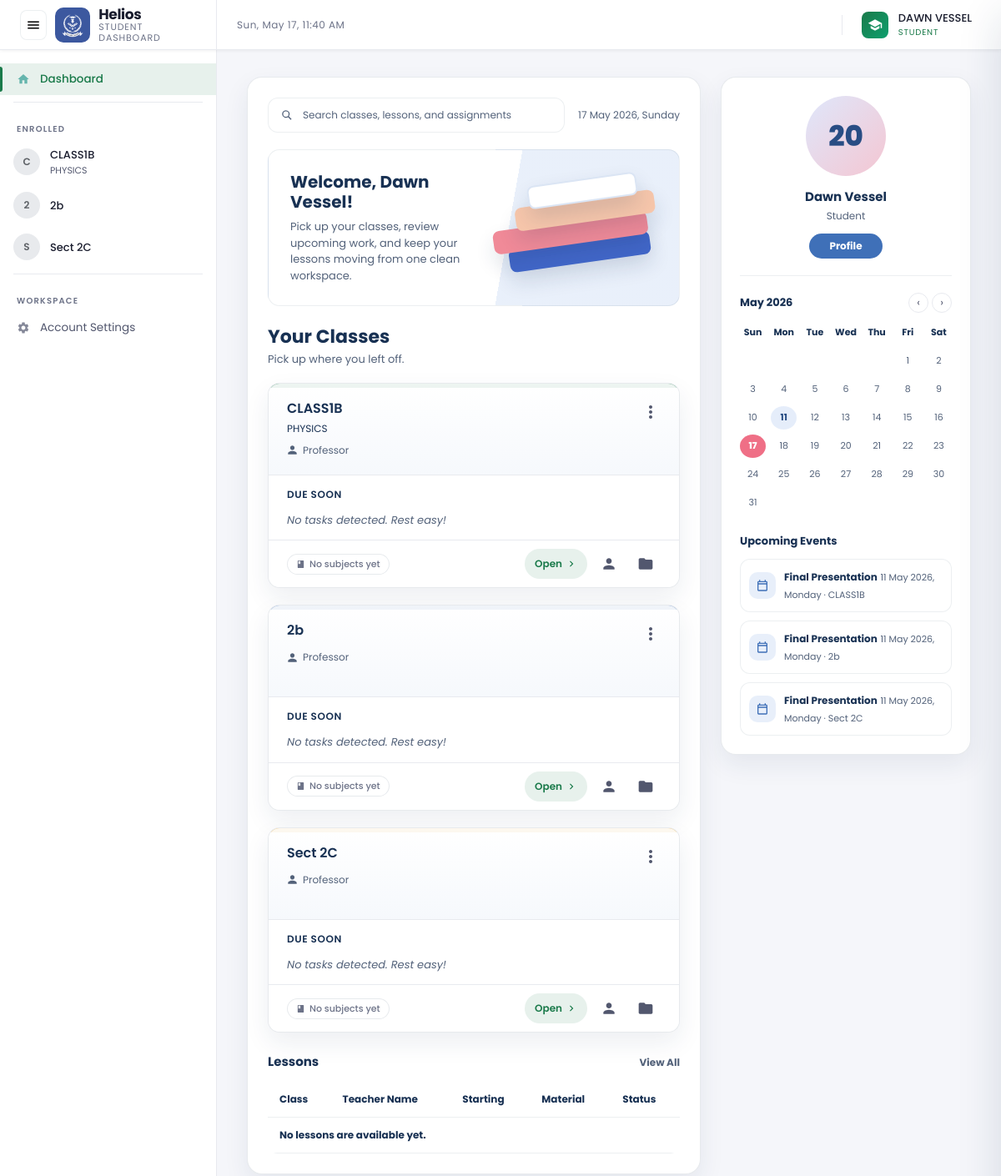
Page /dashboard.php (signed in) on the committed database.
### tables this page shows
CREATE TABLE `users` (
  `id` int(10) UNSIGNED NOT NULL,
  `request_id` varchar(20) NOT NULL COMMENT 'Temp registration ID (REQ-XXXXXXXX), kept for audit trail',
  `authorized_person_id` varchar(36) DEFAULT NULL,
  `firstname` varchar(100) NOT NULL,
  `lastname` varchar(100) NOT NULL,
  `fullname` varchar(201) NOT NULL,
  `phonenumber` varchar(255) NOT NULL COMMENT 'Encrypted at application layer',
  `username` varchar(10) NOT NULL COMMENT 'Permanent ID — YY-XXXX format — set once on approval, NEVER updated',
  `email` varchar(255) NOT NULL COMMENT 'Encrypted at application layer',
  `password` varchar(255) DEFAULT NULL COMMENT 'bcrypt hash — NULL until approved',
  `role` enum('student','faculty','admin') NOT NULL,
  `status` enum('pending','active','disabled') NOT NULL DEFAULT 'pending',
  `activation_request` tinyint(1) NOT NULL DEFAULT 1,
  `registered_at` datetime NOT NULL DEFAULT current_timestamp(),
  `activated_at` datetime DEFAULT NULL COMMENT 'Set when admin approves the account',
  `must_change_password` tinyint(1) NOT NULL DEFAULT 0,
  `temp_password_expires_at` int(11) DEFAULT NULL,
  `disabled_reason` varchar(100) DEFAULT NULL,
  `disabled_at` datetime DEFAULT NULL,
  `otp` varchar(6) DEFAULT NULL,
  `otp_expiry` int(11) DEFAULT NULL,
  `disabled_by` varchar(100) DEFAULT NULL,
  `enabled_by` varchar(100) DEFAULT NULL,
  `enabled_at` datetime DEFAULT NULL,
  `password_changed_at` datetime DEFAULT NULL
);

CREATE TABLE `classes` (
  `id` varchar(20) NOT NULL,
  `name` varchar(200) NOT NULL,
  `subject` varchar(200) NOT NULL,
  `description` text DEFAULT NULL,
  `status` enum('active','archived') NOT NULL DEFAULT 'active',
  `created_at` datetime NOT NULL DEFAULT current_timestamp()
);

### dashboard.php (the view, shortened to what the rows shown need)
<?php
$role = $_SESSION['role'] ?? null;
$usernameRaw = $_SESSION['username'];
$initials    = strtoupper(substr($usernameRaw, 0, 2));
require_once __DIR__ . '/db.php';
$stmtMe = $pdo->prepare("SELECT firstname, lastname, fullname, role FROM users WHERE username = ?");
$stmtMe->execute([$usernameRaw]);
$meRow = $stmtMe->fetch();
$displayName = $meRow['fullname'] ?? $usernameRaw;
$myClasses = [];
if ($role === 'faculty') {
    $stmt = $pdo->prepare("
        SELECT DISTINCT c.*
        FROM classes c
        INNER JOIN subjects s ON s.class_id = c.id
        WHERE s.faculty = ?
    ");
    $stmt->execute([$usernameRaw]);
    $myClasses = $stmt->fetchAll();
} elseif ($role === 'student') {
    $stmt = $pdo->prepare("
        SELECT DISTINCT c.*
        FROM classes c
        JOIN class_members cm ON cm.class_id = c.id
        WHERE cm.username = ?
    ");
    $stmt->execute([$usernameRaw]);
    $myClasses = $stmt->fetchAll();
}
$studentExtras = [];
$heroName = $displayName;
$accountSettingsHref = $role === 'faculty' ? 'role_faculty_profile.php' : 'role_student_profile.php';
?>
<!DOCTYPE html>
<html lang="en" data-theme="light">
<head>
</head>
<body>
<div class="app-container">
    <header class="topbar">
        <div class="topbar-right">
            <button type="button" class="user-avatar-btn" id="accountButton" title="Account" aria-haspopup="dialog" aria-expanded="false">
                <span class="user-avatar-meta">
                    <span class="user-avatar-name"><?= htmlspecialchars($heroName) ?></span>
                    <span class="user-avatar-role"><?= ucfirst($role) ?></span>
                </span>
            </button>
        </div>
    </header>
    <div class="body-wrapper">
        <nav class="sidebar" id="sidebar">
            <?php if ($role === 'student' || $role === 'faculty'): ?>
            <ul class="nav-list">
                <?php foreach (array_slice($myClasses, 0, 8) as $cls): ?>
                <li>
                    <a href="class.php?id=<?= urlencode($cls['id']) ?>" class="nav-item" style="padding-top:8px;padding-bottom:8px;">
                        <div style="width:32px;height:32px;border-radius:50%;background:#e8eaed;display:flex;align-items:center;justify-content:center;margin-left:-4px;color:#5f6368;font-weight:600;font-size:12px;flex-shrink:0;">
                            <?= strtoupper(substr($cls['subject_name'] ?? $cls['name'], 0, 1)) ?>
                        </div>
                        <div style="display:flex;flex-direction:column;overflow:hidden;">
                            <span style="white-space:nowrap;overflow:hidden;text-overflow:ellipsis;font-size:13px;font-weight:500;color:var(--gc-text-primary);"><?= htmlspecialchars($cls['name']) ?></span>
                            <span style="font-size:11px;color:var(--gc-text-secondary);"><?= htmlspecialchars($cls['subject']) ?></span>
                        </div>
                    </a>
                </li>
                <?php endforeach; ?>
            </ul>
            <?php endif; ?>
        </nav>
        <main class="main-content" id="mainContent">
            <?php if ($role === 'student'): ?>
            <section class="student-dashboard-shell" aria-label="Student dashboard overview">
                <div class="student-main-panel">
                    <div class="student-search-row">
                        <div class="student-search" aria-label="Search placeholder">
                            <svg><use href="#icon-search"></use></svg>
                            <span>Search classes, lessons, and assignments</span>
                        </div>
                        <div class="student-date"><?= date('d M Y, l') ?></div>
                    </div>
                    <div class="student-welcome-card">
                        <div>
                            <h2>Welcome, <?= htmlspecialchars($heroName) ?>!</h2>
                            <p>Pick up your classes, review upcoming work, and keep your lessons moving from one clean workspace.</p>
                        </div>
                        <div class="student-book-stack" aria-hidden="true">
                            <span></span><span></span><span></span><span></span>
                        </div>
                    </div>
            <?php endif; ?>
            <?php if ($role === 'faculty' || $role === 'student'): ?>
            <div class="section-heading" id="assigned-classes">
                <div>
                    <h2><?= $role === 'faculty' ? 'Assigned Classes' : 'Your Classes' ?></h2>
                </div>
            </div>
            <div class="classroom-grid">
                <?php
                foreach ($myClasses as $index => $cls):
                    $classTitle  = $cls['name']    ?? 'Untitled Class';
                    $classSection= $cls['subject']  ?? 'General';
                    $classSubjects = $cls['subjects'] ?? [];
                    if ($role === 'student') {
                        $classSubjects = array_values(array_filter(
                            $classSubjects,
                            fn($subject) => in_array($usernameRaw, $subject['students'] ?? [], true)
                        ));
                    }
                    $upcomingTasks = [];
                ?>
                <div class="gc-card">
                    <div class="gc-card-top-accent"></div>
                    <div class="gc-card-header">
                        <h2 class="gc-card-title">
                            <a href="class.php?id=<?= urlencode($cls['id']) ?>"><?= htmlspecialchars($classTitle) ?></a>
                        </h2>
                        <div class="gc-card-subtitle"><?= htmlspecialchars($classSection) ?></div>
                        <?php if ($role === 'student'): ?>
                        <div class="gc-card-faculty">
                            <svg viewBox="0 0 24 24" style="width:13px;height:13px;fill:currentColor;flex-shrink:0;"><path d="M12 12c2.7 0 4.8-2.1 4.8-4.8S14.7 2.4 12 2.4 7.2 4.5 7.2 7.2 9.3 12 12 12zm0 2.4c-3.2 0-9.6 1.6-9.6 4.8v2.4h19.2v-2.4c0-3.2-6.4-4.8-9.6-4.8z"/></svg>
                            <?= htmlspecialchars($cls['_faculty_display'] ?? 'Professor') ?>
                        </div>
                        <?php endif; ?>
                        <button class="gc-card-menu-btn" aria-label="Class options">
                            <svg><use href="#icon-more-vert"></use></svg>
                        </button>
                    </div>
                    <div class="gc-card-body">
                        <div class="gc-upcoming-label"><?= $role === 'student' ? 'Due soon' : 'To-do' ?></div>
                        <?php if (!empty($upcomingTasks)): ?>
                        <div class="gc-task-list">
                            <?php foreach ($upcomingTasks as $task): ?>
                            <a href="class.php?id=<?= urlencode($cls['id']) ?>&post=<?= htmlspecialchars($task['id']) ?>" class="gc-task-item" style="text-decoration:none;color:inherit;">
                                <svg class="gc-task-icon"><use href="#icon-assignment"></use></svg>
                                <div class="gc-task-details">
                                    <div class="gc-task-title"><?= htmlspecialchars($task['title']) ?></div>
                                    <div class="gc-task-due"><?= htmlspecialchars($task['due']) ?></div>
                                </div>
                            </a>
                            <?php endforeach; ?>
                        </div>
                        <?php else: ?>
                        <div class="gc-empty-tasks">No tasks detected. Rest easy!</div>
                        <?php endif; ?>
                    </div>
                    <div class="gc-card-footer">
                        <div class="subject-pill-row">
                            <?php if (!empty($classSubjects)): ?>
                                <?php foreach (array_slice($classSubjects, 0, 3) as $subj): ?>
                                <button class="subject-pill"
                                        onclick="openSubjectDrawer('<?= htmlspecialchars(addslashes($cls['id'])) ?>', '<?= htmlspecialchars(addslashes($subj['id'])) ?>')"
                                        title="<?= htmlspecialchars($subj['name']) ?>">
                                    <svg><use href="#icon-book"></use></svg>
                                    <?= htmlspecialchars($subj['name']) ?>
                                </button>
                                <?php endforeach; ?>
                                <?php if (count($classSubjects) > 3): ?>
                                <button class="subject-pill" onclick="openSubjectDrawer('<?= htmlspecialchars(addslashes($cls['id'])) ?>', null)">
                                    +<?= count($classSubjects) - 3 ?> more
                                </button>
                                <?php endif; ?>
                            <?php else: ?>
                                <button class="subject-pill"
                                        onclick="openSubjectDrawer('<?= htmlspecialchars(addslashes($cls['id'])) ?>', null)"
                                        style="color:var(--gc-text-tertiary);">
                                    <svg><use href="#icon-book"></use></svg>
                                    <?= $role === 'faculty' ? 'No subjects assigned' : 'No subjects yet' ?>
                                </button>
                            <?php endif; ?>
                        </div>
                        <div class="gc-footer-right">
                            <a href="class.php?id=<?= urlencode($cls['id']) ?>" class="gc-card-goto" title="Open class">
                                Open
                                <svg viewBox="0 0 24 24" style="width:14px;height:14px;fill:currentColor;"><path d="M8.59 16.59L13.17 12 8.59 7.41 10 6l6 6-6 6z"/></svg>
                            </a>
                            <?php if ($role === 'student'): ?>
                            <a href="class.php?id=<?= urlencode($cls['id']) ?>#class-work" class="gc-footer-icon" title="Your work">
                                <svg><use href="#icon-person"></use></svg>
                            </a>
                            <?php elseif ($role === 'faculty'): ?>
                            <a href="class.php?id=<?= urlencode($cls['id']) ?>#class-work" class="gc-footer-icon" title="Gradebook">
                                <svg><use href="#icon-grade"></use></svg>
                            </a>
                            <?php endif; ?>
                            <a href="folder.php?class=<?= urlencode($cls['id']) ?>" class="gc-footer-icon" title="Drive folder">
                                <svg><use href="#icon-folder"></use></svg>
                            </a>
                        </div>
                    </div>
                </div>
                <?php endforeach; ?>
            </div>
            <?php endif; ?>
            <?php if ($role === 'student'): ?>
                    <div class="student-section-bar">
                        <h2>Lessons</h2>
                        <span>View All</span>
                    </div>
                    <div class="student-lessons-scroll">
                        <table class="student-lessons-table">
                            <thead>
                                <tr>
                                    <th>Class</th>
                                    <th>Teacher Name</th>
                                    <th>Starting</th>
                                    <th>Material</th>
                                    <th>Status</th>
                                </tr>
                            </thead>
                            <tbody>
                                <?php if (empty($studentExtras)): ?>
                                <tr><td colspan="5">No lessons are available yet.</td></tr>
                                <?php endif; ?>
                            </tbody>
                        </table>
                    </div>
                </div>
                <aside class="student-side-panel" aria-label="Student profile and reminders">
                    <div class="student-profile-card">
                        <div class="student-profile-avatar"><?= htmlspecialchars($initials) ?></div>
                        <h3><?= htmlspecialchars($heroName) ?></h3>
                        <p>Student</p>
                        <a href="<?= htmlspecialchars($accountSettingsHref) ?>">Profile</a>
                    </div>
                    <?php include 'calendar_widget.php'; ?>
                </aside>
            </section>
            <?php endif; ?>
        </main>
    </div>
</div>
</body>
</html>

### rows in the picture
users: fullname "DAWN VESSEL", fullname "Dawn Vessel"
classes: name "C", name "CLASS1B", subject "PHYSICS", _faculty_display "Professor"
classes: name "2", name "2b", _faculty_display "Professor"
classes: name "S", name "Sect 2C", _faculty_display "Professor"

### other values in the picture
$role "STUDENT"
$initials "20"
$_dn "Sun"
$_dn "Mon"
$_dn "Tue"
$_dn "Wed"
$_dn "Thu"
$_dn "Fri"
$_dn "Sat"
$_ev['title'] "Final Presentation"
date('d M Y, l', strtotime($_ev['event_date'])) "11 May 2026, Monday"
$_ev['class_name'] "CLASS1B"
$_ev['class_name'] "2b"
$_ev['class_name'] "Sect 2C"
